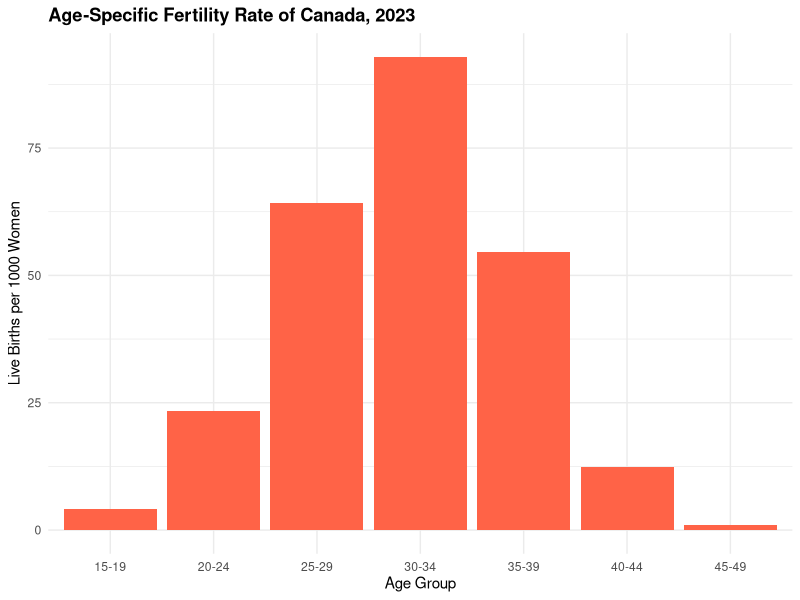
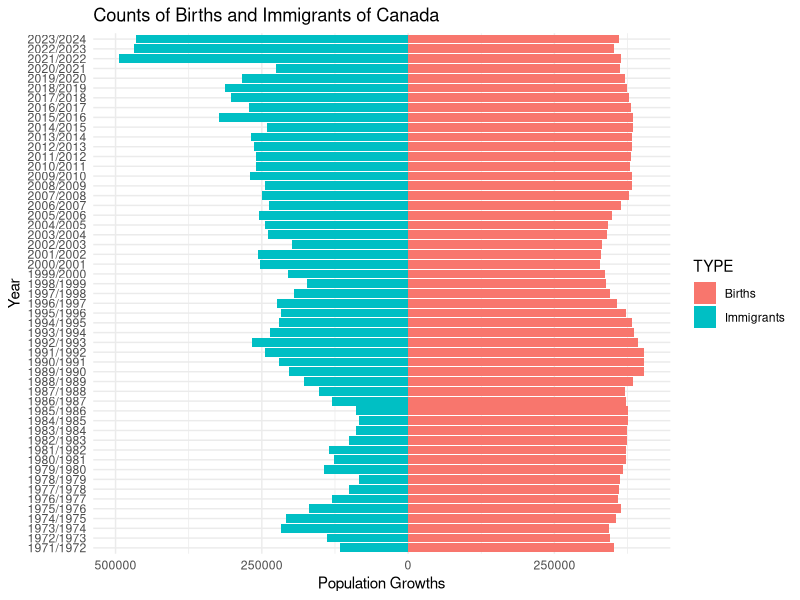
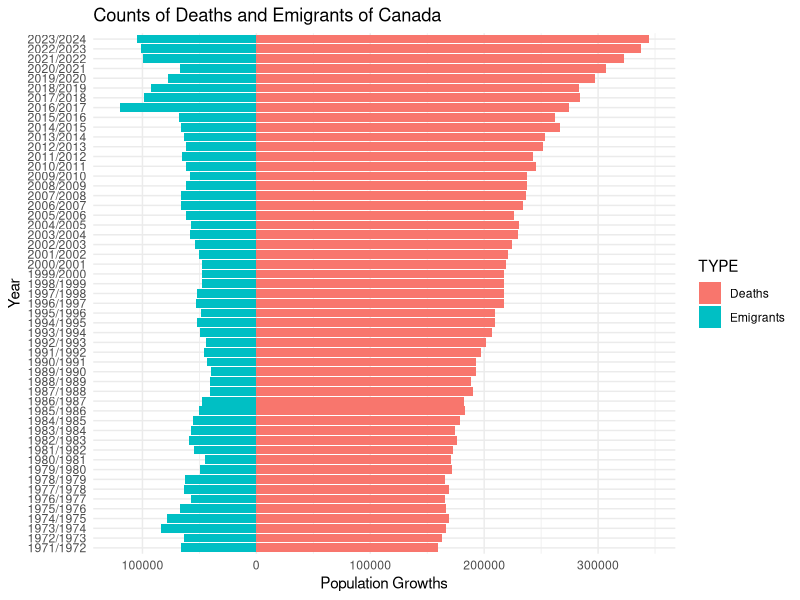

Reproduce these figures in R, in order.
library(tidyverse)
options(scipen = 999)

fert <- read.csv("data/fertility.csv")
grow <- read.csv("data/growth.csv")

ASFR <- fert %>% filter(REF_DATE==2023,
                GEO=="Canada, place of residence of mother") %>%
        select(Characteristics, VALUE)
# remove totals
ASFR0 <- ASFR[-c((nrow(ASFR)-1):nrow(ASFR)), ]
ASFR0$AgeGroup <- sub(".*(\\d{2,2} to \\d{2,2}).*", "\\1", ASFR0$Characteristics)
ASFR0$AgeGroup <- sub(" to ", "-", ASFR0$AgeGroup)
ASFR0

ASFR_2023 <- ggplot(ASFR0, aes(x=AgeGroup, y=VALUE))+
  geom_col(fill="tomato1")+
  theme_minimal() +
  theme(plot.title = element_text(lineheight=.8, face="bold"),
        axis.text.x = element_text(angle=0, vjust=0.5),
        legend.position = "right") +
  labs(title = "Age-Specific Fertility Rate of Canada, 2023",
       x = "Age Group", y = "Live Births per 1000 Women")

######################################################################


glimpse(grow)

grow0 <- grow %>% filter(GEO=="Canada",
                            Components.of.population.growth %in%
                              c("Immigrants", "Emigrants",
                                "Births", "Deaths")) %>%
  select(REF_DATE, TYPE = Components.of.population.growth,
                        VALUE)

grow_in <- grow0 %>% filter(TYPE %in% c("Immigrants", "Births")) %>%
                        mutate(VALUE = ifelse(test = TYPE=="Immigrants",
                                              yes = -VALUE,
                                              no = VALUE))

grow_out <- grow0 %>% filter(TYPE %in% c("Deaths", "Emigrants")) %>%
                        mutate(VALUE = ifelse(test = TYPE=="Emigrants",
                                              yes = -VALUE,
                                              no = VALUE))


gg_grow_in <- ggplot(grow_in, aes(x = REF_DATE, y = VALUE, fill = TYPE)) +
  geom_col()+
  scale_y_continuous(labels=function(x) abs(x))+
  labs(title = "Counts of Births and Immigrants of Canada",
       y="Population Growths",
       x="Year") +
  theme_minimal() +
  coord_flip()

gg_grow_out <- ggplot(grow_out, aes(x = REF_DATE, y = VALUE, fill = TYPE)) +
  geom_col()+
  scale_y_continuous(labels=function(x) abs(x))+
  labs(title = "Counts of Deaths and Emigrants of Canada",
       y="Population Growths",
       x="Year") +
  theme_minimal() +
  coord_flip()
